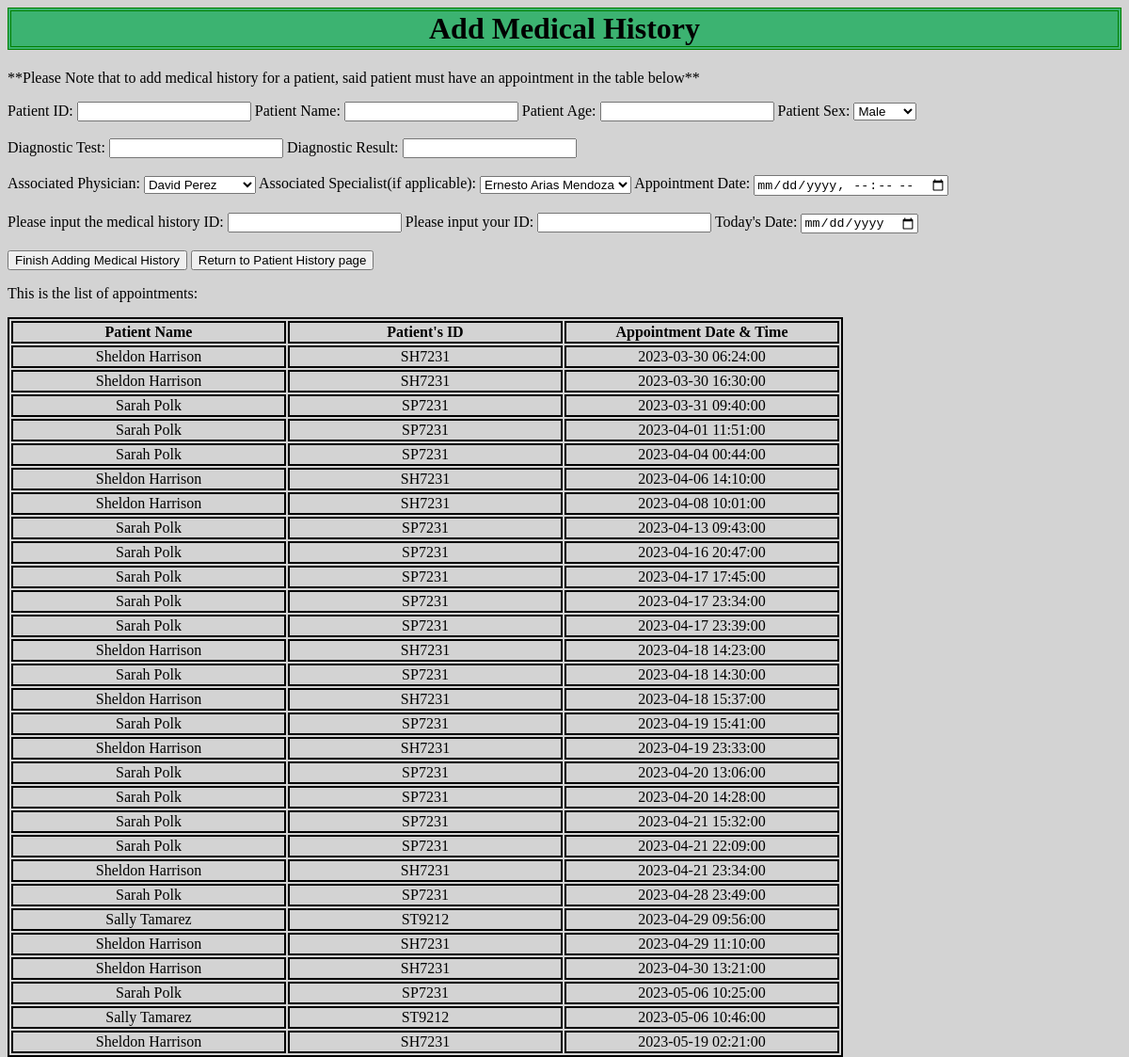
The app's page /addMH.php with its own data.
### tables this page shows
CREATE TABLE `appointments` (
  `Patient_ID` char(7) DEFAULT NULL,
  `Patient_Name` varchar(30) DEFAULT NULL,
  `Appointment_Time` datetime NOT NULL,
  `Office_Address` varchar(40) NOT NULL,
  `Physician_ID` char(7) DEFAULT NULL,
  `Specialist_ID` char(7) DEFAULT NULL,
  `Reason_For_Visit` varchar(100) DEFAULT NULL,
  `Physician_Approval` char(7) DEFAULT NULL,
  `Date_Created` date DEFAULT NULL,
  `Last_Modified_Date` date DEFAULT NULL,
  `Last_Modified_By` varchar(7) DEFAULT NULL,
  `Flagged_Delete` tinyint(4) DEFAULT 0,
  PRIMARY KEY (`Appointment_Time`),
  KEY `FK_Patient_ID_A` (`Patient_ID`),
  KEY `FK_Physician_ID_A` (`Physician_ID`),
  KEY `FK_Specialist_ID_A` (`Specialist_ID`),
  KEY `FK_Physician_Approval_A` (`Physician_Approval`),
  KEY `FK_Office_Address_A` (`Office_Address`),
  CONSTRAINT `FK_Office_Address_A` FOREIGN KEY (`Office_Address`) REFERENCES `offices` (`ADDRESS`) ON UPDATE CASCADE,
  CONSTRAINT `FK_Patient_ID_A` FOREIGN KEY (`Patient_ID`) REFERENCES `patients` (`Patient_ID`) ON UPDATE CASCADE,
  CONSTRAINT `FK_Physician_Approval_A` FOREIGN KEY (`Physician_Approval`) REFERENCES `physician` (`Employee_ID`) ON UPDATE CASCADE,
  CONSTRAINT `FK_Physician_ID_A` FOREIGN KEY (`Physician_ID`) REFERENCES `physician` (`Employee_ID`) ON UPDATE CASCADE,
  CONSTRAINT `FK_Specialist_ID_A` FOREIGN KEY (`Specialist_ID`) REFERENCES `specialist` (`Employee_ID`) ON UPDATE CASCADE
);

### addMH.php (the view, shortened to what this page needs)
<body>
  <h1>Add Medical History</h1>
  <p>**Please Note that to add medical history for a patient, said patient must have an appointment in the table below**</p>
  <form action = "addMHSucc.php" method = "POST">
    <label for = "Pat_ID">Patient ID:</label>
    <input type = "text" id = "Pat_ID" Pat_ID = "Pat_ID" name = "Pat_ID" maxlength = "7">
    <label for = "Pat_Name">Patient Name:</label>
    <input type = "text" id = "Pat_Name" Pat_Name = "Pat_Name" name = "Pat_Name" maxlength = "30">
    <label for = "Pat_Age">Patient Age:</label>
    <input type = "number" id = "Pat_Age" Pat_Age = "Pat_Age" name = "Pat_Age">
    <label for = "Pat_Sex">Patient Sex:</label>
      <select id = "Pat_Sex" Pat_Sex = "Pat_Sex" name = "Pat_Sex">
        <option value = "M">Male</option>
      </select>
    <br></br>
    <label for = "Pat_Test">Diagnostic Test:</label>
    <input type = "text" id = "Pat_Test" Pat_Test = "Pat_Test" name = "Pat_Test" maxlength = "1000">
    <label for = "Pat_Result">Diagnostic Result:</label>
    <input type = "text" id = "Pat_Result" Pat_Result = "Pat_Result" name = "Pat_Result" maxlength = "1000">
    <br></br>
    <label for = "Asso_Phy">Associated Physician:</label>
    <select id = "Asso_Phy" Asso_Phy = "Asso_Phy" name = "Asso_Phy">
        <?php
          include_once 'connectToTheDB.php';
          $sqlPYes = "SELECT * FROM physician WHERE Flagged_Delete = 0;";
          $resultPYes =  mysqli_query($conn, $sqlPYes);
          while($rPYes = mysqli_fetch_array($resultPYes)){
        ?>
            <option value = "<?php echo $rPYes['Employee_ID']; ?>"><?php echo $rPYes['Employee_Name']; ?></option>
        <?php
          }
        ?>
    </select>
    <label for = "Asso_Spec">Associated Specialist(if applicable):</label>
    <select id = "Asso_Spec" Asso_Spec = "Asso_Spec" name = "Asso_Spec">
        <?php
            include_once 'connectToTheDB.php';
            $sqlS = "SELECT * FROM specialist WHERE Flagged_Delete = 0;";
            $resultS = mysqli_query($conn, $sqlS);
            while($rS = mysqli_fetch_array($resultS)){
        ?>
            <option value = "<?php echo $rS['Employee_ID']; ?>"><?php echo $rS['Employee_Name']; ?></option>
        <?php
            }
        ?>
    </select>
    <label for = "Apt_Date">Appointment Date:</label>
    <input type = "datetime-local" id = "Apt_Date" Apt_Date = "Apt_Date" name = "Apt_Date">
    <br></br>
    <label for = "Med_ID">Please input the medical history ID:</label>
    <input type = "text" id = "Med_ID" Med_ID = "Med_ID" name = "Med_ID" maxlength = "45">
    <label for = "Emp_ID">Please input your ID:</label>
    <input type = "text" id = "Emp_ID" Emp_ID = "Emp_ID" name = "Emp_ID" maxlength = "7">
    <label for = "Pat_TD">Today's Date:</label>
    <input type = "date" id = "Pat_TD" Pat_TD = "Pat_TD" name = "Pat_TD">
    <br></br>
    <button type = "submit" name = "submit" >Finish Adding Medical History</button>
    <button type = "submit" name = "submit_s" formaction="Doc.php">Return to Patient History page</button>
  </form>
<p>This is the list of appointments:</p>
  <table style = "float:left">
    <tr>
        <th>Patient Name</th>
        <th>Patient's ID</th>
        <th>Appointment Date & Time</th>
    </tr>
    <?php
        include_once 'connectToTheDB.php';
        $sql = "SELECT Patient_Name, Patient_ID, Appointment_Time FROM appointments WHERE Flagged_Delete = 0;";
        $result = mysqli_query($conn, $sql);
        $resultCheck = mysqli_num_rows($result);
        if($resultCheck > 0){
            while($row = mysqli_fetch_assoc($result)){
                echo "<tr><td>" . $row['Patient_Name'] . "</td><td>" . $row['Patient_ID'] . "</td><td>" . $row['Appointment_Time'] . "</td></tr>";
            }
        }
        else{
            echo "Sorry it looks like there are no appointments";
        }
    ?>
  </table>
</body>

### addMH.php (style rules this page uses)
body { background-color: lightgray; }
h1 { font-family: "Times New Roman"; text-align: center; background-color: mediumseagreen; border: 4px solid green; border-style: double; }
table, th, td { border: 2px solid rgb(2, 2, 2); table-layout: fixed; margin-left: auto; margin-right: auto; width: 75%; text-align: center; }

### records on screen
appointments: Patient_Name "Sheldon Harrison", Patient_ID "SH7231", Appointment_Time "2023-03-30 06:24:00"
appointments: Patient_Name "Sheldon Harrison", Patient_ID "SH7231", Appointment_Time "2023-03-30 16:30:00"
appointments: Patient_Name "Sarah Polk", Patient_ID "SP7231", Appointment_Time "2023-03-31 09:40:00"
appointments: Patient_Name "Sarah Polk", Patient_ID "SP7231", Appointment_Time "2023-04-01 11:51:00"
appointments: Patient_Name "Sarah Polk", Patient_ID "SP7231", Appointment_Time "2023-04-04 00:44:00"
appointments: Patient_Name "Sheldon Harrison", Patient_ID "SH7231", Appointment_Time "2023-04-06 14:10:00"
appointments: Patient_Name "Sheldon Harrison", Patient_ID "SH7231", Appointment_Time "2023-04-08 10:01:00"
appointments: Patient_Name "Sarah Polk", Patient_ID "SP7231", Appointment_Time "2023-04-13 09:43:00"
appointments: Patient_Name "Sarah Polk", Patient_ID "SP7231", Appointment_Time "2023-04-16 20:47:00"
appointments: Patient_Name "Sarah Polk", Patient_ID "SP7231", Appointment_Time "2023-04-17 17:45:00"
appointments: Patient_Name "Sarah Polk", Patient_ID "SP7231", Appointment_Time "2023-04-17 23:34:00"
appointments: Patient_Name "Sarah Polk", Patient_ID "SP7231", Appointment_Time "2023-04-17 23:39:00"
appointments: Patient_Name "Sheldon Harrison", Patient_ID "SH7231", Appointment_Time "2023-04-18 14:23:00"
appointments: Patient_Name "Sarah Polk", Patient_ID "SP7231", Appointment_Time "2023-04-18 14:30:00"
appointments: Patient_Name "Sheldon Harrison", Patient_ID "SH7231", Appointment_Time "2023-04-18 15:37:00"
appointments: Patient_Name "Sarah Polk", Patient_ID "SP7231", Appointment_Time "2023-04-19 15:41:00"
appointments: Patient_Name "Sheldon Harrison", Patient_ID "SH7231", Appointment_Time "2023-04-19 23:33:00"
appointments: Patient_Name "Sarah Polk", Patient_ID "SP7231", Appointment_Time "2023-04-20 13:06:00"
appointments: Patient_Name "Sarah Polk", Patient_ID "SP7231", Appointment_Time "2023-04-20 14:28:00"
appointments: Patient_Name "Sarah Polk", Patient_ID "SP7231", Appointment_Time "2023-04-21 15:32:00"
appointments: Patient_Name "Sarah Polk", Patient_ID "SP7231", Appointment_Time "2023-04-21 22:09:00"
appointments: Patient_Name "Sheldon Harrison", Patient_ID "SH7231", Appointment_Time "2023-04-21 23:34:00"
appointments: Patient_Name "Sarah Polk", Patient_ID "SP7231", Appointment_Time "2023-04-28 23:49:00"
appointments: Patient_Name "Sally Tamarez", Patient_ID "ST9212", Appointment_Time "2023-04-29 09:56:00"
appointments: Patient_Name "Sheldon Harrison", Patient_ID "SH7231", Appointment_Time "2023-04-29 11:10:00"
appointments: Patient_Name "Sheldon Harrison", Patient_ID "SH7231", Appointment_Time "2023-04-30 13:21:00"
appointments: Patient_Name "Sarah Polk", Patient_ID "SP7231", Appointment_Time "2023-05-06 10:25:00"
appointments: Patient_Name "Sally Tamarez", Patient_ID "ST9212", Appointment_Time "2023-05-06 10:46:00"
appointments: Patient_Name "Sheldon Harrison", Patient_ID "SH7231", Appointment_Time "2023-05-19 02:21:00"

### other values on screen
form field Asso_Phy "David Perez"
form field Asso_Spec "Ernesto Arias Mendoza"
